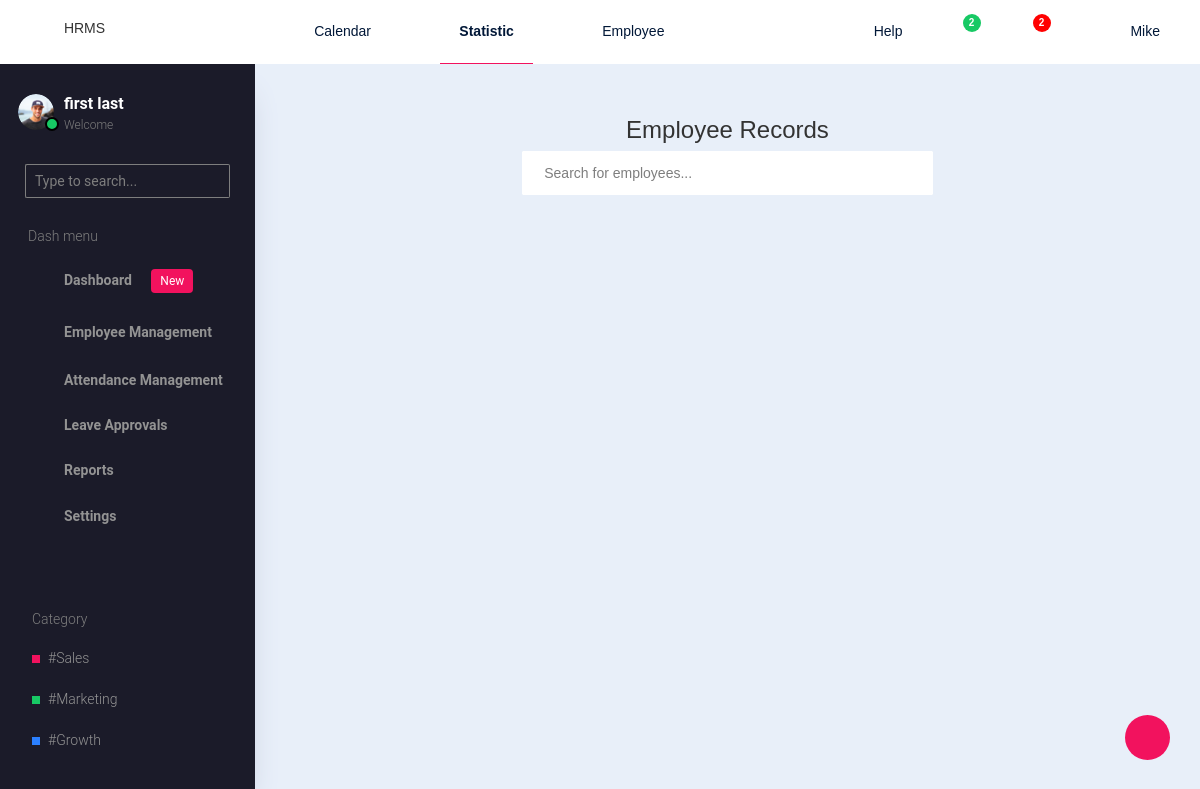
The app's page /employee-profile/, older data.
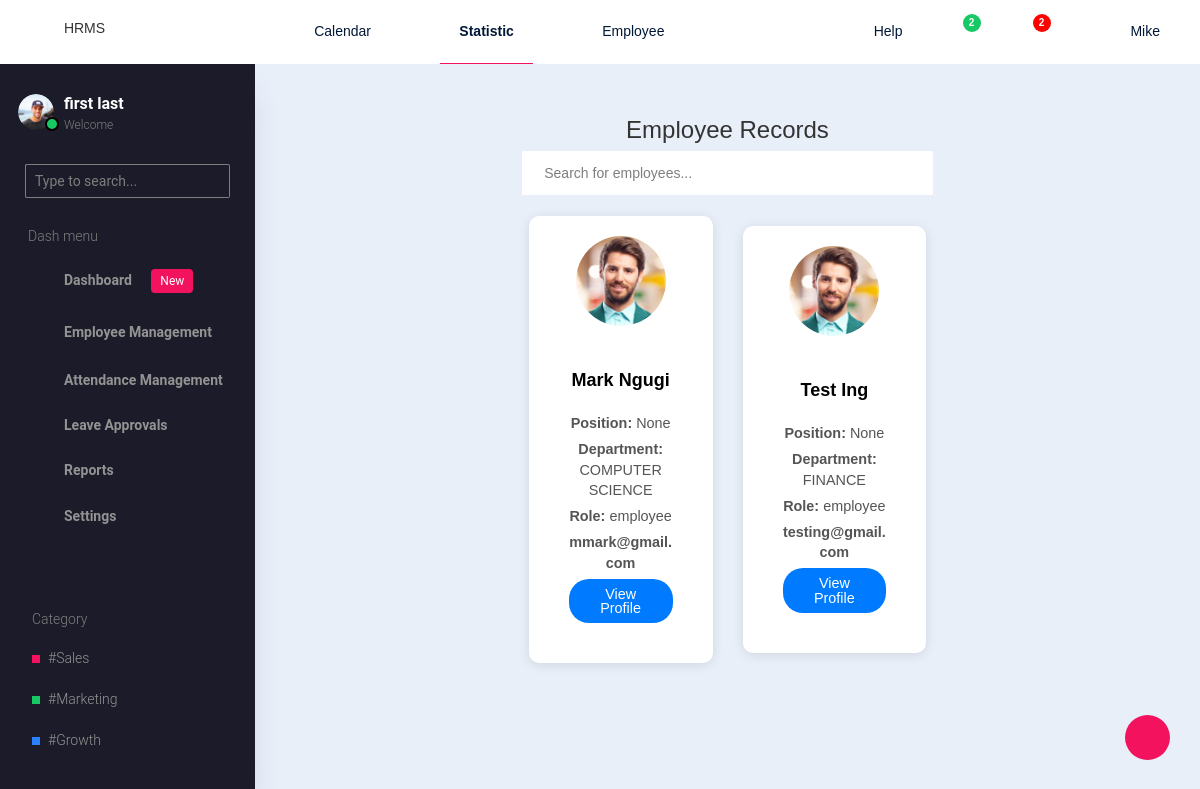
The same page, newer data.
### accounts/models.py (models this page shows, shortened)
class CustomUser(AbstractUser):
    ROLE_CHOICES = [
        ('admin', 'Admin'),
        ('hr_manager', 'HR Manager'),
        ('employee', 'Employee'),
    ]
    role = models.CharField(max_length=20, choices=ROLE_CHOICES, default='employee')
    gender = models.CharField(max_length=20, choices=[('male', 'Male'), ('female', 'Female')], default='male')
    phone = models.CharField(max_length=15, blank=True, null=True)
    position = models.CharField(max_length=100, blank=True, null=True)
    department = models.ForeignKey(Department, on_delete=models.CASCADE, default=None, null=True)
    start_date = models.DateField(blank=True, null=True)
    exit_date = models.DateField(null=True, blank=True)
    reason_for_leaving = models.CharField(max_length=255, null=True, blank=True)

class Department(models.Model):
    name = models.CharField(max_length=100, default='ADMIN')
    work_start_time = models.TimeField(null=True, blank=True)
    work_end_time = models.TimeField(null=True, blank=True)
    def __str__(self):
        return self.name

### hrms/views.py (the view)
# urls.py: path('employee-profile/',employee_profile,name = 'employeeprofile'),
def employee_profile(request):
    employees = CustomUser.objects.filter(role__in=['employee','hr_manager'])
    context = {'employees':employees}
    return render(request,'hrms/admin/employee-management/employee_profile.html',context)

### hrms/templates/hrms/admin/employee-management/employee_profile.html (shortened to what this page needs)
{% extends 'hrms/admin/base.html' %}
{% block content %}
<body>
    <div class="container-fluid">
        <div class="container mt-4">
            <h2 class="text-center">Employee Records</h2>
            <div class="search-bar text-center">
                <input type="text" id="searchInput" placeholder="Search for employees..." class="form-control w-50 mx-auto">
            </div>
            <div class="row justify-content-center">
                {% for employee in employees %}
                <div class="col-md-3 col-sm-6 mb-4 d-flex align-items-stretch employee-card">
                    <div class="card text-center">
                        <img src="/static/images/faces/face1.jpg" class="card-img-top" alt="Employee 1">
                        <div class="card-body">
                            <h5 class="card-title">{{ employee.first_name }} {{ employee.last_name }}</h5>
                            <p class="card-text"><b>Position:</b> {{ employee.position }}</p>
                            <p class="card-text"><b>Department:</b> {{ employee.department }}</p>
                            <p class="card-text"><b>Role:</b> {{ employee.role }}</p>
                            <p class="card-text"> <b>{{ employee.email }}</b></p>
                            <a href="#" class="btn btn-primary">View Profile</a>
                        </div>
                    </div>
                </div>
                {% endfor %}
            </div>
        </div>
    </div>
</body>
{% endblock %}

### hrms/templates/hrms/admin/base.html (shortened to what this page needs)
<!DOCTYPE html>
<html lang="en">
  <head>
    <link rel="stylesheet" href="/static/vendors/typicons.font/font/typicons.css">
    <link rel="stylesheet" href="/static/vendors/css/vendor.bundle.base.css">
    <link rel="stylesheet" href="/static/css/vertical-layout-light/style.css">
  </head>
  <body>
    <div class="container-scroller">
      <nav class="navbar col-lg-12 col-12 p-0 fixed-top d-flex flex-row">
        <div class="text-center navbar-brand-wrapper d-flex align-items-center justify-content-center">
          <p>HRMS</p>
          <button class="navbar-toggler navbar-toggler align-self-center d-none d-lg-flex" type="button" data-toggle="minimize">
            <span class="typcn typcn-th-menu"></span>
          </button>
        </div>
        <div class="navbar-menu-wrapper d-flex align-items-center justify-content-end">
          <ul class="navbar-nav mr-lg-2">
            <li class="nav-item  d-none d-lg-flex">
              <a class="nav-link" href="#">
                Calendar
              </a>
            </li>
            <li class="nav-item  d-none d-lg-flex">
              <a class="nav-link active" href="#">
                Statistic
              </a>
            </li>
            <li class="nav-item  d-none d-lg-flex">
              <a class="nav-link" href="#">
                Employee
              </a>
            </li>
          </ul>
          <ul class="navbar-nav navbar-nav-right">
            <li class="nav-item d-none d-lg-flex  mr-2">
              <a class="nav-link" href="#">
                Help
              </a>
            </li>
            <li class="nav-item dropdown d-flex">
              <a class="nav-link count-indicator dropdown-toggle d-flex justify-content-center align-items-center" id="messageDropdown" href="#" data-toggle="dropdown">
                <i class="typcn typcn-message-typing"></i>
                <span class="count bg-success">2</span>
              </a>
            </li>
            <li class="nav-item dropdown  d-flex">
              <a class="nav-link count-indicator dropdown-toggle d-flex align-items-center justify-content-center" id="notificationDropdown" href="#" data-toggle="dropdown">
                <i class="typcn typcn-bell mr-0"></i>
                <span class="count bg-danger">2</span>
              </a>
            </li>
            <li class="nav-item nav-profile dropdown">
              <a class="nav-link dropdown-toggle  pl-0 pr-0" href="#" data-toggle="dropdown" id="profileDropdown">
                <i class="typcn typcn-user-outline mr-0"></i>
                <span class="nav-profile-name">Mike</span>
              </a>
            </li>
          </ul>
        </div>
      </nav>
      <div class="container-fluid page-body-wrapper">
        <div class="theme-setting-wrapper">
          <div id="settings-trigger"><i class="typcn typcn-cog-outline"></i></div>
        </div>
        <nav class="sidebar sidebar-offcanvas" id="sidebar">
        <ul class="nav">
          <li class="nav-item">
            <div class="d-flex sidebar-profile">
              <div class="sidebar-profile-image">
                <img src="/static/images/faces/face29.png" alt="image">
                <span class="sidebar-status-indicator"></span>
              </div>
              <div class="sidebar-profile-name">
                <p class="sidebar-name">
                  first last
                </p>
                <p class="sidebar-designation">
                  Welcome
                </p>
              </div>
            </div>
            <div class="nav-search">
              <div class="input-group">
                <input type="text" class="form-control" placeholder="Type to search..." aria-label="search" aria-describedby="search">
                <div class="input-group-append">
                  <span class="input-group-text" id="search">
                    <i class="typcn typcn-zoom"></i>
                  </span>
                </div>
              </div>
            </div>
            <p class="sidebar-menu-title">Dash menu</p>
          </li>
          <li class="nav-item">
            <a class="nav-link" href="index.html">
              <i class="typcn typcn-device-desktop menu-icon"></i>
              <span class="menu-title">Dashboard <span class="badge badge-primary ml-3">New</span></span>
            </a>
          </li>
          <li class="nav-item">
            <a class="nav-link" data-toggle="collapse" href="#ui-basic" aria-expanded="false" aria-controls="ui-basic">
              <i class="typcn typcn-briefcase menu-icon"></i>
              <span class="menu-title">Employee Management</span> &nbsp;
              <i class="typcn typcn-chevron-right menu-arrow"></i>
            </a>
          </li>
          <li class="nav-item">
            <a class="nav-link" data-toggle="collapse" href="#form-elements" aria-expanded="false" aria-controls="form-elements">
              <i class="typcn typcn-film menu-icon"></i>
              <span class="menu-title">Attendance Management</span>
              <i class="menu-arrow"></i>
            </a>
          </li>
          <li class="nav-item">
            <a class="nav-link" data-toggle="collapse" href="#charts" aria-expanded="false" aria-controls="charts">
              <i class="typcn typcn-chart-pie-outline menu-icon"></i>
              <span class="menu-title">Leave Approvals</span>
              <i class="menu-arrow"></i>
            </a>
          </li>
          <li class="nav-item">
            <a class="nav-link" data-toggle="collapse" href="#tables" aria-expanded="false" aria-controls="tables">
              <i class="typcn typcn-th-small-outline menu-icon"></i>
              <span class="menu-title">Reports</span>
              <i class="menu-arrow"></i>
            </a>
          </li>
          <li class="nav-item">
            <a class="nav-link" data-toggle="collapse" href="#icons" aria-expanded="false" aria-controls="icons">
              <i class="typcn typcn-compass menu-icon"></i>
              <span class="menu-title">Settings</span>
              <i class="menu-arrow"></i>
            </a>
          </li>
        </ul>
        <ul class="sidebar-legend">
          <li>
            <p class="sidebar-menu-title">Category</p>
          </li>
          <li class="nav-item"><a href="#" class="nav-link">#Sales</a></li>
          <li class="nav-item"><a href="#" class="nav-link">#Marketing</a></li>
          <li class="nav-item"><a href="#" class="nav-link">#Growth</a></li>
        </ul>
      </nav>
        <div class="main-panel">
          <div class="content-wrapper">
            {%block content%}
            {%endblock%}
          </div>
        </div>
      </div>
    </div>
  </body>
</html>

### hrms/templates/hrms/admin/employee-management/employee_profile.html (style rules this page uses)
body { font-family: Arial, sans-serif; background-color: #f4f7fa; color: #333; }
.container { margin-top: 15px; }
.search-bar { margin-bottom: 20px; }
.card { border: none; border-radius: 10px; box-shadow: 0 2px 12px rgba(0, 0, 0, 0.1); max-width: 280px; margin: auto; padding: 10px; transition: transform 0.2s; }
.card-img-top { width: 90px; height: 90px; border-radius: 50%; object-fit: cover; margin: 10px auto; }
.card-body { display: flex; flex-direction: column; justify-content: space-between; padding: 0.5rem; height: 100%; }
.card-title { font-size: 1.15rem; font-weight: bold; text-align: center; margin-top: 5px; }
.card-text { font-size: 0.9rem; color: #555; text-align: center; margin-bottom: 5px; }
.btn-primary { background-color: #007bff; border: none; border-radius: 20px; padding: 8px 16px; font-size: 0.9rem; align-self: center; margin-top: auto; }

Row changes from the older to the newer data that the page shows:
added CustomUser: first_name "Mark", last_name "Ngugi", position "None", department "COMPUTER SCIENCE", role "employee", email "mmark@gmail.com"
added CustomUser: first_name "Test", last_name "Ing", position "None", department "FINANCE", role "employee", email "testing@gmail.com"
